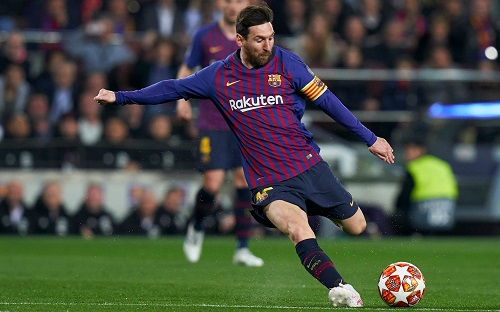
#> input picture messi.jpeg, 500 x 312 px, found by its file name
$ python template_matching_opencv.py
#> lines starting #> are read from the running program, lines starting #| are printed output that depends on the picture
# [32 lines of commented-out code are left out]

import cv2 as cv
import numpy as np
from matplotlib import pyplot as plt
img = cv.imread('messi.jpeg')
#> img is the input picture: shape (312, 500, 3); mean B, G, R 66.3, 75.4, 70.3
imgGray = cv.cvtColor(img, cv.COLOR_BGR2GRAY)
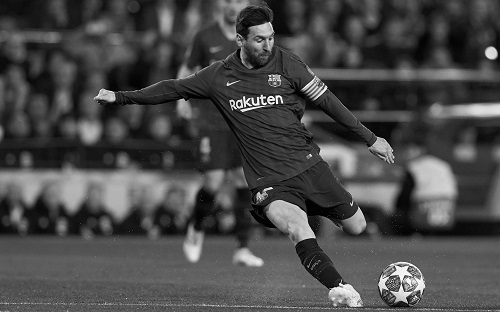
#> imgGray: shape (312, 500); min 0, max 255, mean 72.8
img = cv.cvtColor(img, cv.COLOR_BGR2RGB)
img2 = img.copy()
template = cv.cvtColor(img[25:62, 245: 275], cv.COLOR_BGR2GRAY)
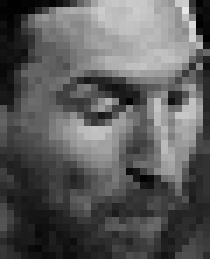
#> template: shape (37, 30) (shown 7 times larger); min 0, max 230, mean 91
w, h = template.shape[::-1]
#> w = 30; h = 37
# All the 6 methods for comparison in a list
methods = ['cv.TM_CCOEFF', 'cv.TM_CCOEFF_NORMED', 'cv.TM_CCORR',
           'cv.TM_CCORR_NORMED', 'cv.TM_SQDIFF', 'cv.TM_SQDIFF_NORMED']
for meth in methods:
    img = img2.copy()
    method = eval(meth)
    # Apply template Matching
    res = cv.matchTemplate(imgGray, template, method)
    min_val, max_val, min_loc, max_loc = cv.minMaxLoc(res)
    # If the method is TM_SQDIFF or TM_SQDIFF_NORMED, take minimum
    if method in [cv.TM_SQDIFF, cv.TM_SQDIFF_NORMED]:
        top_left = min_loc
    else:
        top_left = max_loc
    bottom_right = (top_left[0] + w, top_left[1] + h)
    cv.rectangle(img, top_left, bottom_right, 255, 2)
    plt.subplot(121), plt.imshow(res, cmap='gray')
    plt.title('Matching Result'), plt.xticks([]), plt.yticks([])
    plt.subplot(122), plt.imshow(img, cmap='gray')
    plt.title('Detected Point'), plt.xticks([]), plt.yticks([])
    plt.suptitle(meth)
    plt.show()
#> this loop made 6 passes
#> (min_val, max_val, min_loc, top_left, bottom_right) on passes 1 to 4: (-2319712.5, 3520725.8, (321, 121), (245, 25), (275, 62)), (-0.633, 0.998, (57, 228), (245, 25), (275, 62)), (2131866.5, 19346698, (444, 28), (419, 163), (449, 200)), (0.385, 0.999, (260, 0), (245, 25), (275, 62))
#> (min_val, max_val, max_loc, top_left, bottom_right) on passes 5 to 6: (104261, 15290744, (424, 155), (245, 25), (275, 62)), (0.00767, 1, (0, 0), (245, 25), (275, 62))
#> pass 1, `res = cv.matchTemplate(imgGray, template, method)`:
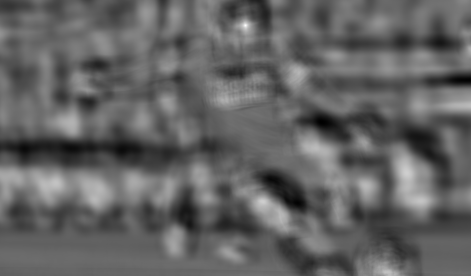
#> res: shape (276, 471) float32; min -2319712.5, max 3520725.8, mean -48628.6; drawn with min black and max white
#> pass 1, `plt.show()`:
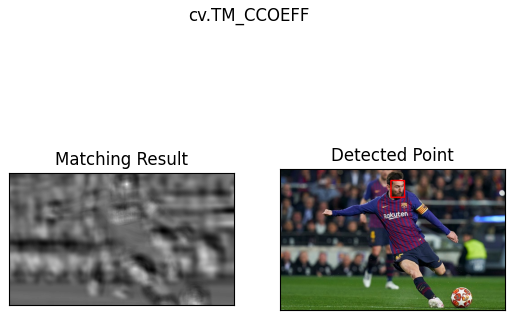
#> figure drawn by matplotlib, 2 panels
#> pass 2, `res = cv.matchTemplate(imgGray, template, method)`:
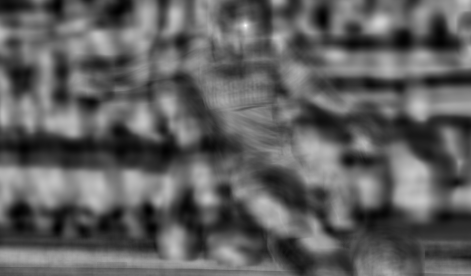
#> res: shape (276, 471) float32; min -0.633, max 0.998, mean -0.0211; drawn with min black and max white
#> pass 3, `res = cv.matchTemplate(imgGray, template, method)`:
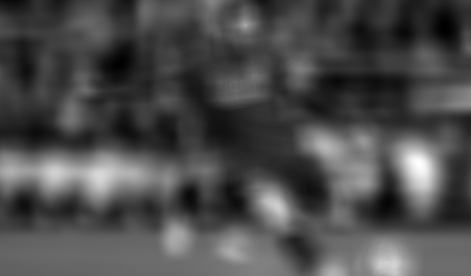
#> res: shape (276, 471) float32; min 2131866.5, max 19346698, mean 7297486; drawn with min black and max white
#> after the loop:
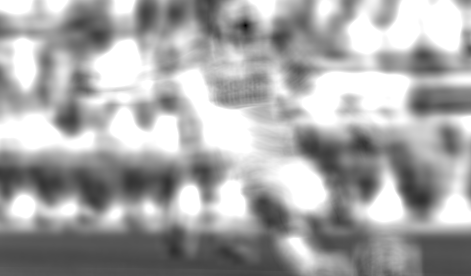
#> res: shape (276, 471) float32; min 0.00767, max 1, mean 0.659

$ run again, with Noise_salt_and_pepper.png saved as messi.jpeg
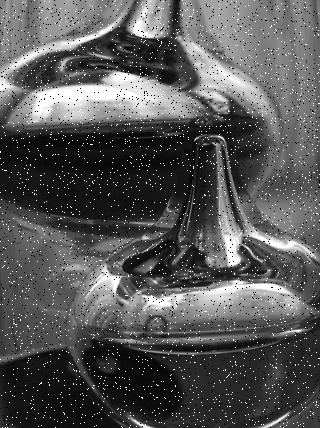
#> input picture Noise_salt_and_pepper.png, 320 x 428 px, found by its file name
#> img is the input picture: shape (428, 320, 3); min 0, max 255, mean 86.8
#> the loop `for meth in methods:` made 6 passes
#> (min_val, max_val, min_loc, top_left, bottom_right) on passes 1 to 4: (-458866.5, 828852.3, (208, 210), (245, 25), (275, 62)), (-0.228, 1, (208, 210), (245, 25), (275, 62)), (2273661.2, 31905378, (130, 360), (110, 74), (140, 111)), (0.385, 1, (118, 354), (245, 25), (275, 62))
#> pass 1, `res = cv.matchTemplate(imgGray, template, method)`:
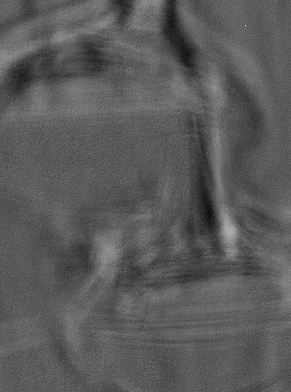
#> res: shape (392, 291) float32; min -458866.5, max 828852.3, mean 167.8; drawn with min black and max white
#> after the loop `for meth in methods:`:
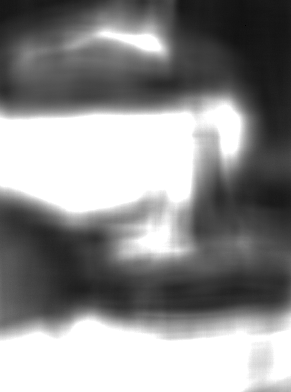
#> res: shape (392, 291) float32; min 0, max 1, mean 0.558

$ run again, with about_img.jpg copied over messi.jpeg
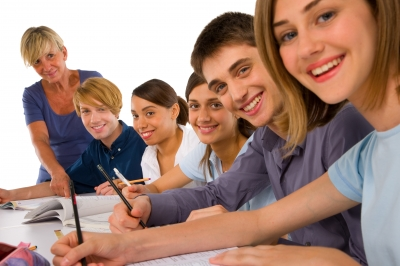
#> input picture about_img.jpg, 400 x 266 px, found by its file name
#> img is the input picture: shape (266, 400, 3); mean B, G, R 124.1, 136.1, 166.9
#> the loop `for meth in methods:` made 6 passes
#> (min_val, max_val, min_loc, top_left, bottom_right) on passes 1 to 4: (-2693756, 1966653.2, (155, 60), (9, 88), (39, 125)), (-0.787, 0.998, (155, 59), (245, 25), (275, 62)), (1978967, 21078836, (72, 150), (166, 3), (196, 40)), (0.497, 0.999, (204, 10), (245, 25), (275, 62))
#> pass 1, `res = cv.matchTemplate(imgGray, template, method)`:
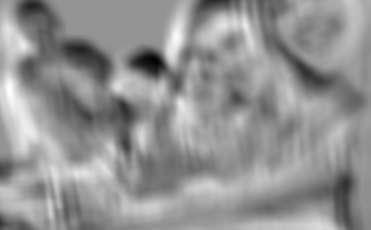
#> res: shape (230, 371) float32; min -2693756, max 1966653.2, mean -11142.3; drawn with min black and max white
#> after the loop `for meth in methods:`:
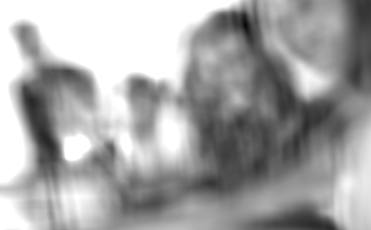
#> res: shape (230, 371) float32; min 0.0288, max 1, mean 0.647
